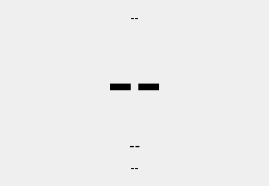
<?xml version="1.0" encoding="UTF-8"?>
<ui version="4.0">
 <class>MeasureDisplay</class>
 <widget class="QWidget" name="MeasureDisplay">
  <property name="geometry">
   <rect>
    <x>0</x>
    <y>0</y>
    <width>269</width>
    <height>186</height>
   </rect>
  </property>
  <property name="windowTitle">
   <string>Form</string>
  </property>
  <layout class="QVBoxLayout" name="verticalLayout" stretch="0,1,0,0">
   <property name="sizeConstraint">
    <enum>QLayout::SetMinimumSize</enum>
   </property>
   <item>
    <widget class="QLabel" name="lblDate">
     <property name="text">
      <string>--</string>
     </property>
     <property name="alignment">
      <set>Qt::AlignCenter</set>
     </property>
    </widget>
   </item>
   <item>
    <widget class="QLabel" name="lblMeasurement">
     <property name="font">
      <font>
       <pointsize>64</pointsize>
      </font>
     </property>
     <property name="text">
      <string>--</string>
     </property>
     <property name="alignment">
      <set>Qt::AlignCenter</set>
     </property>
    </widget>
   </item>
   <item>
    <widget class="QLabel" name="lblFeelsLike">
     <property name="font">
      <font>
       <pointsize>12</pointsize>
       <italic>true</italic>
      </font>
     </property>
     <property name="text">
      <string>--</string>
     </property>
     <property name="alignment">
      <set>Qt::AlignCenter</set>
     </property>
    </widget>
   </item>
   <item>
    <widget class="QLabel" name="lblHumidity">
     <property name="text">
      <string>--</string>
     </property>
     <property name="alignment">
      <set>Qt::AlignCenter</set>
     </property>
    </widget>
   </item>
  </layout>
 </widget>
 <resources/>
 <connections/>
</ui>
